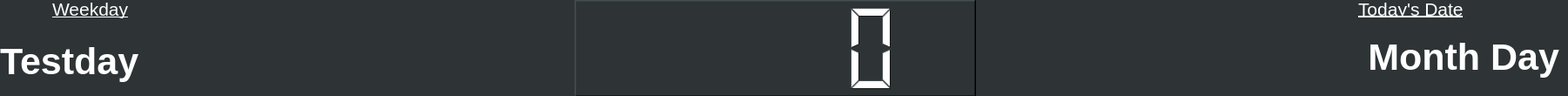
   <widget class="QWidget" name="datetime_widget" native="true">
    <property name="geometry">
     <rect>
      <x>0</x>
      <y>0</y>
      <width>1801</width>
      <height>110</height>
     </rect>
    </property>
    <property name="palette">
     <palette>
      <active>
       <colorrole role="WindowText">
        <brush brushstyle="SolidPattern">
         <color alpha="255">
          <red>255</red>
          <green>255</green>
          <blue>255</blue>
         </color>
        </brush>
       </colorrole>
       <colorrole role="Button">
        <brush brushstyle="SolidPattern">
         <color alpha="255">
          <red>46</red>
          <green>52</green>
          <blue>54</blue>
         </color>
        </brush>
       </colorrole>
       <colorrole role="Light">
        <brush brushstyle="SolidPattern">
         <color alpha="255">
          <red>69</red>
          <green>78</green>
          <blue>81</blue>
         </color>
        </brush>
       </colorrole>
       <colorrole role="Midlight">
        <brush brushstyle="SolidPattern">
         <color alpha="255">
          <red>57</red>
          <green>65</green>
          <blue>67</blue>
         </color>
        </brush>
       </colorrole>
       <colorrole role="Dark">
        <brush brushstyle="SolidPattern">
         <color alpha="255">
          <red>23</red>
          <green>26</green>
          <blue>27</blue>
         </color>
        </brush>
       </colorrole>
       <colorrole role="Mid">
        <brush brushstyle="SolidPattern">
         <color alpha="255">
          <red>30</red>
          <green>34</green>
          <blue>36</blue>
         </color>
        </brush>
       </colorrole>
       <colorrole role="Text">
        <brush brushstyle="SolidPattern">
         <color alpha="255">
          <red>255</red>
          <green>255</green>
          <blue>255</blue>
         </color>
        </brush>
       </colorrole>
       <colorrole role="BrightText">
        <brush brushstyle="SolidPattern">
         <color alpha="255">
          <red>255</red>
          <green>255</green>
          <blue>255</blue>
         </color>
        </brush>
       </colorrole>
       <colorrole role="ButtonText">
        <brush brushstyle="SolidPattern">
         <color alpha="255">
          <red>255</red>
          <green>255</green>
          <blue>255</blue>
         </color>
        </brush>
       </colorrole>
       <colorrole role="Base">
        <brush brushstyle="SolidPattern">
         <color alpha="255">
          <red>0</red>
          <green>0</green>
          <blue>0</blue>
         </color>
        </brush>
       </colorrole>
       <colorrole role="Window">
        <brush brushstyle="SolidPattern">
         <color alpha="255">
          <red>46</red>
          <green>52</green>
          <blue>54</blue>
         </color>
        </brush>
       </colorrole>
       <colorrole role="Shadow">
        <brush brushstyle="SolidPattern">
         <color alpha="255">
          <red>0</red>
          <green>0</green>
          <blue>0</blue>
         </color>
        </brush>
       </colorrole>
       <colorrole role="AlternateBase">
        <brush brushstyle="SolidPattern">
         <color alpha="255">
          <red>23</red>
          <green>26</green>
          <blue>27</blue>
         </color>
        </brush>
       </colorrole>
       <colorrole role="ToolTipBase">
        <brush brushstyle="SolidPattern">
         <color alpha="255">
          <red>255</red>
          <green>255</green>
          <blue>220</blue>
         </color>
        </brush>
       </colorrole>
       <colorrole role="ToolTipText">
        <brush brushstyle="SolidPattern">
         <color alpha="255">
          <red>0</red>
          <green>0</green>
          <blue>0</blue>
         </color>
        </brush>
       </colorrole>
       <colorrole role="PlaceholderText">
        <brush brushstyle="SolidPattern">
         <color alpha="128">
          <red>255</red>
          <green>255</green>
          <blue>255</blue>
         </color>
        </brush>
       </colorrole>
      </active>
      <inactive>
       <colorrole role="WindowText">
        <brush brushstyle="SolidPattern">
         <color alpha="255">
          <red>255</red>
          <green>255</green>
          <blue>255</blue>
         </color>
        </brush>
       </colorrole>
       <colorrole role="Button">
        <brush brushstyle="SolidPattern">
         <color alpha="255">
          <red>46</red>
          <green>52</green>
          <blue>54</blue>
         </color>
        </brush>
       </colorrole>
       <colorrole role="Light">
        <brush brushstyle="SolidPattern">
         <color alpha="255">
          <red>69</red>
          <green>78</green>
          <blue>81</blue>
         </color>
        </brush>
       </colorrole>
       <colorrole role="Midlight">
        <brush brushstyle="SolidPattern">
         <color alpha="255">
          <red>57</red>
          <green>65</green>
          <blue>67</blue>
         </color>
        </brush>
       </colorrole>
       <colorrole role="Dark">
        <brush brushstyle="SolidPattern">
         <color alpha="255">
          <red>23</red>
          <green>26</green>
          <blue>27</blue>
         </color>
        </brush>
       </colorrole>
       <colorrole role="Mid">
        <brush brushstyle="SolidPattern">
         <color alpha="255">
          <red>30</red>
          <green>34</green>
          <blue>36</blue>
         </color>
        </brush>
       </colorrole>
       <colorrole role="Text">
        <brush brushstyle="SolidPattern">
         <color alpha="255">
          <red>255</red>
          <green>255</green>
          <blue>255</blue>
         </color>
        </brush>
       </colorrole>
       <colorrole role="BrightText">
        <brush brushstyle="SolidPattern">
         <color alpha="255">
          <red>255</red>
          <green>255</green>
          <blue>255</blue>
         </color>
        </brush>
       </colorrole>
       <colorrole role="ButtonText">
        <brush brushstyle="SolidPattern">
         <color alpha="255">
          <red>255</red>
          <green>255</green>
          <blue>255</blue>
         </color>
        </brush>
       </colorrole>
       <colorrole role="Base">
        <brush brushstyle="SolidPattern">
         <color alpha="255">
          <red>0</red>
          <green>0</green>
          <blue>0</blue>
         </color>
        </brush>
       </colorrole>
       <colorrole role="Window">
        <brush brushstyle="SolidPattern">
         <color alpha="255">
          <red>46</red>
          <green>52</green>
          <blue>54</blue>
         </color>
        </brush>
       </colorrole>
       <colorrole role="Shadow">
        <brush brushstyle="SolidPattern">
         <color alpha="255">
          <red>0</red>
          <green>0</green>
          <blue>0</blue>
         </color>
        </brush>
       </colorrole>
       <colorrole role="AlternateBase">
        <brush brushstyle="SolidPattern">
         <color alpha="255">
          <red>23</red>
          <green>26</green>
          <blue>27</blue>
         </color>
        </brush>
       </colorrole>
       <colorrole role="ToolTipBase">
        <brush brushstyle="SolidPattern">
         <color alpha="255">
          <red>255</red>
          <green>255</green>
          <blue>220</blue>
         </color>
        </brush>
       </colorrole>
       <colorrole role="ToolTipText">
        <brush brushstyle="SolidPattern">
         <color alpha="255">
          <red>0</red>
          <green>0</green>
          <blue>0</blue>
         </color>
        </brush>
       </colorrole>
       <colorrole role="PlaceholderText">
        <brush brushstyle="SolidPattern">
         <color alpha="128">
          <red>255</red>
          <green>255</green>
          <blue>255</blue>
         </color>
        </brush>
       </colorrole>
      </inactive>
      <disabled>
       <colorrole role="WindowText">
        <brush brushstyle="SolidPattern">
         <color alpha="255">
          <red>23</red>
          <green>26</green>
          <blue>27</blue>
         </color>
        </brush>
       </colorrole>
       <colorrole role="Button">
        <brush brushstyle="SolidPattern">
         <color alpha="255">
          <red>46</red>
          <green>52</green>
          <blue>54</blue>
         </color>
        </brush>
       </colorrole>
       <colorrole role="Light">
        <brush brushstyle="SolidPattern">
         <color alpha="255">
          <red>69</red>
          <green>78</green>
          <blue>81</blue>
         </color>
        </brush>
       </colorrole>
       <colorrole role="Midlight">
        <brush brushstyle="SolidPattern">
         <color alpha="255">
          <red>57</red>
          <green>65</green>
          <blue>67</blue>
         </color>
        </brush>
       </colorrole>
       <colorrole role="Dark">
        <brush brushstyle="SolidPattern">
         <color alpha="255">
          <red>23</red>
          <green>26</green>
          <blue>27</blue>
         </color>
        </brush>
       </colorrole>
       <colorrole role="Mid">
        <brush brushstyle="SolidPattern">
         <color alpha="255">
          <red>30</red>
          <green>34</green>
          <blue>36</blue>
         </color>
        </brush>
       </colorrole>
       <colorrole role="Text">
        <brush brushstyle="SolidPattern">
         <color alpha="255">
          <red>23</red>
          <green>26</green>
          <blue>27</blue>
         </color>
        </brush>
       </colorrole>
       <colorrole role="BrightText">
        <brush brushstyle="SolidPattern">
         <color alpha="255">
          <red>255</red>
          <green>255</green>
          <blue>255</blue>
         </color>
        </brush>
       </colorrole>
       <colorrole role="ButtonText">
        <brush brushstyle="SolidPattern">
         <color alpha="255">
          <red>23</red>
          <green>26</green>
          <blue>27</blue>
         </color>
        </brush>
       </colorrole>
       <colorrole role="Base">
        <brush brushstyle="SolidPattern">
         <color alpha="255">
          <red>46</red>
          <green>52</green>
          <blue>54</blue>
         </color>
        </brush>
       </colorrole>
       <colorrole role="Window">
        <brush brushstyle="SolidPattern">
         <color alpha="255">
          <red>46</red>
          <green>52</green>
          <blue>54</blue>
         </color>
        </brush>
       </colorrole>
       <colorrole role="Shadow">
        <brush brushstyle="SolidPattern">
         <color alpha="255">
          <red>0</red>
          <green>0</green>
          <blue>0</blue>
         </color>
        </brush>
       </colorrole>
       <colorrole role="AlternateBase">
        <brush brushstyle="SolidPattern">
         <color alpha="255">
          <red>46</red>
          <green>52</green>
          <blue>54</blue>
         </color>
        </brush>
       </colorrole>
       <colorrole role="ToolTipBase">
        <brush brushstyle="SolidPattern">
         <color alpha="255">
          <red>255</red>
          <green>255</green>
          <blue>220</blue>
         </color>
        </brush>
       </colorrole>
       <colorrole role="ToolTipText">
        <brush brushstyle="SolidPattern">
         <color alpha="255">
          <red>0</red>
          <green>0</green>
          <blue>0</blue>
         </color>
        </brush>
       </colorrole>
       <colorrole role="PlaceholderText">
        <brush brushstyle="SolidPattern">
         <color alpha="128">
          <red>255</red>
          <green>255</green>
          <blue>255</blue>
         </color>
        </brush>
       </colorrole>
      </disabled>
     </palette>
    </property>
    <property name="autoFillBackground">
     <bool>true</bool>
    </property>
    <widget class="QLabel" name="weekday_title">
     <property name="geometry">
      <rect>
       <x>60</x>
       <y>0</y>
       <width>101</width>
       <height>21</height>
      </rect>
     </property>
     <property name="font">
      <font>
       <pointsize>16</pointsize>
       <underline>true</underline>
      </font>
     </property>
     <property name="text">
      <string>Weekday</string>
     </property>
    </widget>
    <widget class="QLabel" name="weekday_label">
     <property name="geometry">
      <rect>
       <x>0</x>
       <y>30</y>
       <width>321</width>
       <height>81</height>
      </rect>
     </property>
     <property name="font">
      <font>
       <pointsize>32</pointsize>
       <weight>75</weight>
       <bold>true</bold>
      </font>
     </property>
     <property name="text">
      <string>Testday</string>
     </property>
    </widget>
    <widget class="QLabel" name="date_title">
     <property name="geometry">
      <rect>
       <x>1560</x>
       <y>0</y>
       <width>161</width>
       <height>20</height>
      </rect>
     </property>
     <property name="font">
      <font>
       <pointsize>16</pointsize>
       <underline>true</underline>
      </font>
     </property>
     <property name="text">
      <string>Today's Date</string>
     </property>
    </widget>
    <widget class="QLabel" name="date_label">
     <property name="geometry">
      <rect>
       <x>1400</x>
       <y>20</y>
       <width>391</width>
       <height>91</height>
      </rect>
     </property>
     <property name="font">
      <font>
       <pointsize>32</pointsize>
       <weight>75</weight>
       <bold>true</bold>
      </font>
     </property>
     <property name="text">
      <string>Month Day</string>
     </property>
     <property name="alignment">
      <set>Qt::AlignRight|Qt::AlignTrailing|Qt::AlignVCenter</set>
     </property>
    </widget>
    <widget class="QLCDNumber" name="clock">
     <property name="geometry">
      <rect>
       <x>660</x>
       <y>0</y>
       <width>461</width>
       <height>111</height>
      </rect>
     </property>
     <property name="font">
      <font>
       <weight>50</weight>
       <bold>false</bold>
       <kerning>true</kerning>
      </font>
     </property>
     <property name="frameShape">
      <enum>QFrame::WinPanel</enum>
     </property>
     <property name="frameShadow">
      <enum>QFrame::Raised</enum>
     </property>
     <property name="mode">
      <enum>QLCDNumber::Dec</enum>
     </property>
     <property name="segmentStyle">
      <enum>QLCDNumber::Filled</enum>
     </property>
    </widget>
   </widget>
